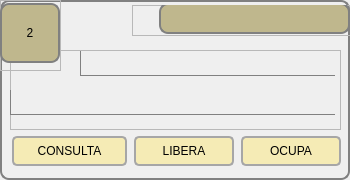
        <widget class="QGroupBox" name="groupBox_3">
         <property name="minimumSize">
          <size>
           <width>350</width>
           <height>180</height>
          </size>
         </property>
         <property name="maximumSize">
          <size>
           <width>350</width>
           <height>180</height>
          </size>
         </property>
         <property name="styleSheet">
          <string notr="true">QPushButton{
	border: 2px solid;
    border-radius: 5px;
	border-color: rgb(166, 166, 166);
	font: 11pt &quot;Arial&quot;; 
	background-color: rgb(245, 235, 181);		
}

QPushButton::hover{
    border: 1px solid gray;
    border-radius: 6px;
	font: Bold 11pt &quot;Arial&quot;; 
	background-color:rgb(191, 183, 141);		
}

QGroupBox{
    background-color: qlineargradient(x1: 0, y1: 0, x2: 0, y2: 1,
                                      stop: 0 #E0E0E0, stop: 1 #FFFFFF);
    border: 2px solid gray;
    border-radius: 9px;
    margin-top: 1ex; /* leave space at the top for the title */
}</string>
         </property>
         <property name="title">
          <string/>
         </property>
         <widget class="QWidget" name="layoutWidget_3">
          <property name="geometry">
           <rect>
            <x>11</x>
            <y>135</y>
            <width>331</width>
            <height>32</height>
           </rect>
          </property>
          <layout class="QHBoxLayout" name="horizontalLayout_4">
           <item>
            <widget class="QPushButton" name="btn_consulta_2">
             <property name="minimumSize">
              <size>
               <width>115</width>
               <height>30</height>
              </size>
             </property>
             <property name="maximumSize">
              <size>
               <width>105</width>
               <height>30</height>
              </size>
             </property>
             <property name="text">
              <string>CONSULTA</string>
             </property>
            </widget>
           </item>
           <item>
            <widget class="QPushButton" name="btn_libera_2">
             <property name="minimumSize">
              <size>
               <width>100</width>
               <height>30</height>
              </size>
             </property>
             <property name="maximumSize">
              <size>
               <width>100</width>
               <height>30</height>
              </size>
             </property>
             <property name="text">
              <string>LIBERA</string>
             </property>
            </widget>
           </item>
           <item>
            <widget class="QPushButton" name="btn_ocupa_2">
             <property name="minimumSize">
              <size>
               <width>100</width>
               <height>30</height>
              </size>
             </property>
             <property name="maximumSize">
              <size>
               <width>100</width>
               <height>30</height>
              </size>
             </property>
             <property name="text">
              <string>OCUPA</string>
             </property>
            </widget>
           </item>
          </layout>
         </widget>
         <widget class="QFrame" name="frame_6">
          <property name="geometry">
           <rect>
            <x>10</x>
            <y>50</y>
            <width>331</width>
            <height>80</height>
           </rect>
          </property>
          <property name="styleSheet">
           <string notr="true">QLabel{
	border: 1px solid;
	border-right-color: transparent;
	border-top-color: transparent;
	border-left-color: gray;
	border-bottom-color: gray;
	font: Bold Italic 12pt &quot;Courier&quot;;

}
</string>
          </property>
          <property name="frameShape">
           <enum>QFrame::StyledPanel</enum>
          </property>
          <property name="frameShadow">
           <enum>QFrame::Raised</enum>
          </property>
          <widget class="QLabel" name="lbl_referencia_2">
           <property name="geometry">
            <rect>
             <x>0</x>
             <y>40</y>
             <width>325</width>
             <height>25</height>
            </rect>
           </property>
           <property name="text">
            <string/>
           </property>
          </widget>
          <widget class="QLabel" name="lbl_ocupa_libera_2">
           <property name="geometry">
            <rect>
             <x>70</x>
             <y>1</y>
             <width>255</width>
             <height>25</height>
            </rect>
           </property>
           <property name="text">
            <string/>
           </property>
          </widget>
         </widget>
         <widget class="QFrame" name="frame_7">
          <property name="geometry">
           <rect>
            <x>132</x>
            <y>5</y>
            <width>221</width>
            <height>31</height>
           </rect>
          </property>
          <property name="styleSheet">
           <string notr="true">QLabel{
    border: 2px solid gray;
    border-radius: 9px;
	font: Bold 15pt &quot;Arial&quot;; 
	background-color: rgb(191, 183, 141);	
}
</string>
          </property>
          <property name="frameShape">
           <enum>QFrame::StyledPanel</enum>
          </property>
          <property name="frameShadow">
           <enum>QFrame::Raised</enum>
          </property>
          <widget class="QLabel" name="lbl_estado_2">
           <property name="geometry">
            <rect>
             <x>27</x>
             <y>-2</y>
             <width>191</width>
             <height>31</height>
            </rect>
           </property>
           <property name="text">
            <string/>
           </property>
           <property name="alignment">
            <set>Qt::AlignCenter</set>
           </property>
          </widget>
         </widget>
         <widget class="QFrame" name="frame_8">
          <property name="geometry">
           <rect>
            <x>0</x>
            <y>0</y>
            <width>61</width>
            <height>71</height>
           </rect>
          </property>
          <property name="styleSheet">
           <string notr="true">QLabel{
    border: 2px solid gray;
    border-radius: 9px;
	font: Bold 25pt &quot;Arial&quot;; 
	background-color: rgb(191, 183, 141);	
}
</string>
          </property>
          <property name="frameShape">
           <enum>QFrame::StyledPanel</enum>
          </property>
          <property name="frameShadow">
           <enum>QFrame::Raised</enum>
          </property>
          <widget class="QLabel" name="label_2">
           <property name="geometry">
            <rect>
             <x>0</x>
             <y>3</y>
             <width>60</width>
             <height>60</height>
            </rect>
           </property>
           <property name="text">
            <string>2</string>
           </property>
           <property name="alignment">
            <set>Qt::AlignCenter</set>
           </property>
          </widget>
         </widget>
        </widget>
